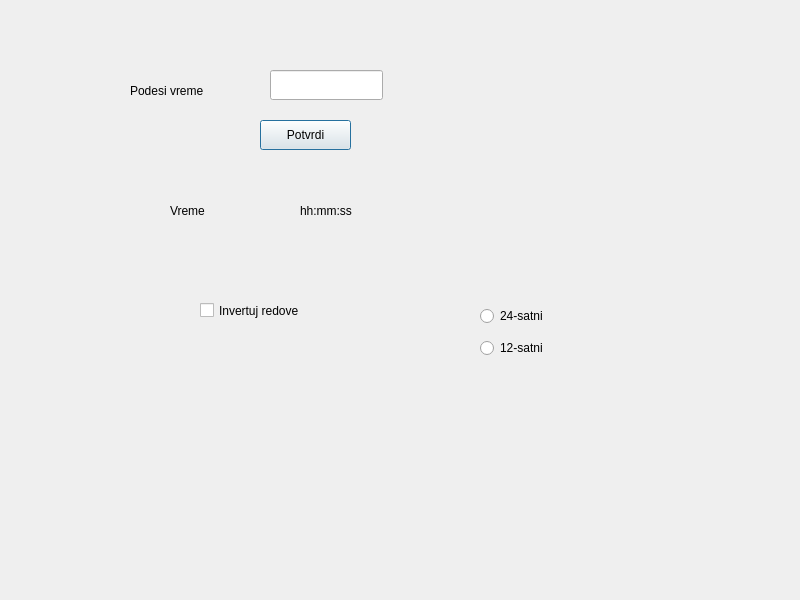
<?xml version="1.0" encoding="UTF-8"?>
<ui version="4.0">
 <class>Dialog</class>
 <widget class="QDialog" name="Dialog">
  <property name="geometry">
   <rect>
    <x>0</x>
    <y>0</y>
    <width>800</width>
    <height>600</height>
   </rect>
  </property>
  <property name="windowTitle">
   <string>Dialog</string>
  </property>
  <widget class="QLabel" name="label">
   <property name="geometry">
    <rect>
     <x>130</x>
     <y>70</y>
     <width>101</width>
     <height>41</height>
    </rect>
   </property>
   <property name="text">
    <string>Podesi vreme</string>
   </property>
  </widget>
  <widget class="QLineEdit" name="lineEdit">
   <property name="geometry">
    <rect>
     <x>270</x>
     <y>70</y>
     <width>113</width>
     <height>30</height>
    </rect>
   </property>
  </widget>
  <widget class="QLabel" name="label_2">
   <property name="geometry">
    <rect>
     <x>170</x>
     <y>200</y>
     <width>68</width>
     <height>22</height>
    </rect>
   </property>
   <property name="text">
    <string>Vreme</string>
   </property>
  </widget>
  <widget class="QLabel" name="label_3">
   <property name="geometry">
    <rect>
     <x>300</x>
     <y>200</y>
     <width>68</width>
     <height>22</height>
    </rect>
   </property>
   <property name="text">
    <string>hh:mm:ss</string>
   </property>
  </widget>
  <widget class="QPushButton" name="pushButton">
   <property name="geometry">
    <rect>
     <x>260</x>
     <y>120</y>
     <width>91</width>
     <height>30</height>
    </rect>
   </property>
   <property name="text">
    <string>Potvrdi</string>
   </property>
  </widget>
  <widget class="QCheckBox" name="checkBox">
   <property name="geometry">
    <rect>
     <x>200</x>
     <y>300</y>
     <width>181</width>
     <height>21</height>
    </rect>
   </property>
   <property name="text">
    <string>Invertuj redove</string>
   </property>
  </widget>
  <widget class="QWidget" name="">
   <property name="geometry">
    <rect>
     <x>480</x>
     <y>300</y>
     <width>115</width>
     <height>64</height>
    </rect>
   </property>
   <layout class="QVBoxLayout" name="verticalLayout">
    <item>
     <widget class="QRadioButton" name="radioButton">
      <property name="text">
       <string>24-satni</string>
      </property>
     </widget>
    </item>
    <item>
     <widget class="QRadioButton" name="radioButton_2">
      <property name="text">
       <string>12-satni</string>
      </property>
     </widget>
    </item>
   </layout>
  </widget>
 </widget>
 <resources/>
 <connections/>
</ui>
